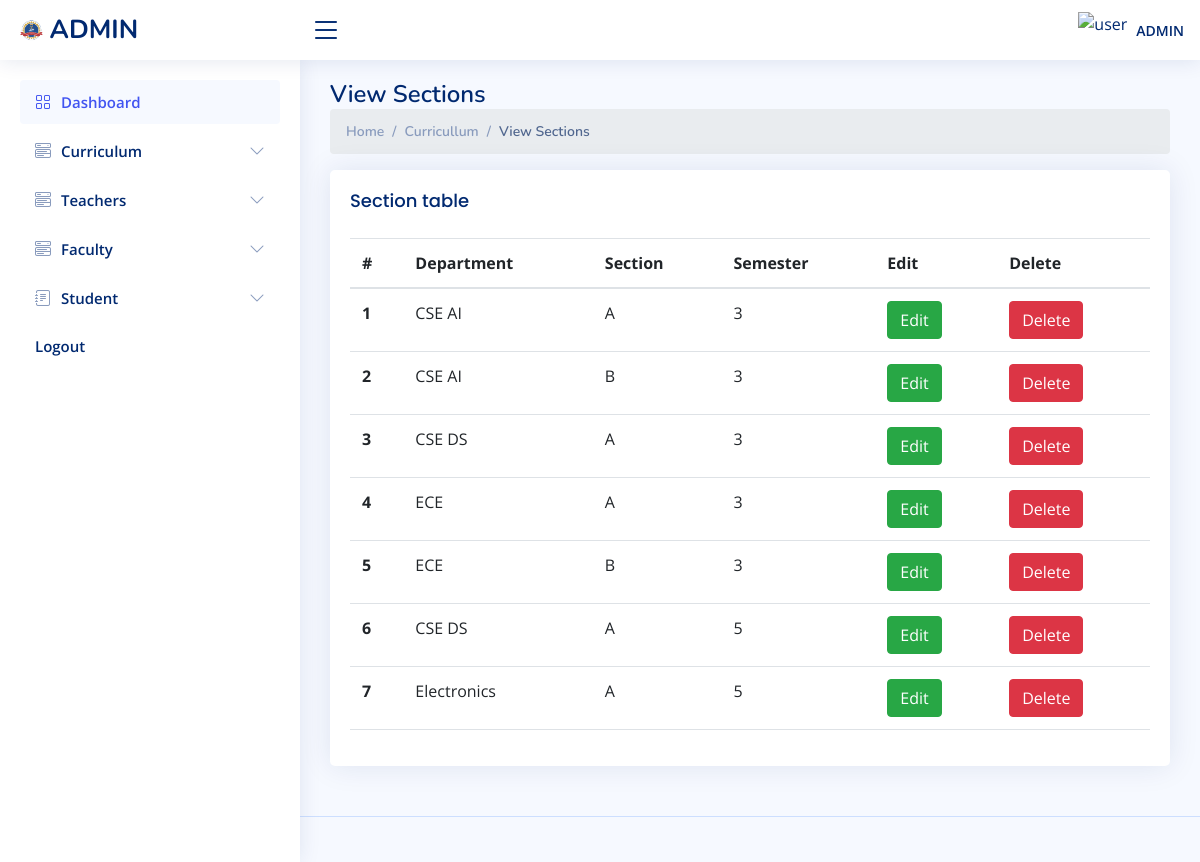
/admin/view_section.php (signed in), run on the app's committed database.
### tables this page shows
CREATE TABLE `class` (
  `class_id` int(11) NOT NULL,
  `dept` int(11) NOT NULL,
  `sec` varchar(15) NOT NULL,
  `sem` int(11) NOT NULL,
  `class_teacher` int(11) DEFAULT NULL
);

CREATE TABLE `dept` (
  `dept_id` int(11) NOT NULL,
  `name` varchar(255) NOT NULL,
  `intake` varchar(255) NOT NULL
);

### admin/connect/db.php (called while the page is built)
<?php
class connect{
    public $servername = "localhost";
    private $username = "root";
    private $password = "";
    private $dbname = "jit_college";
    public function dbconnect()
	{
		$db=mysqli_connect($this->servername,$this->username,$this->password,$this->dbname);
		return $db;
	}
}
?>

### admin/connect/fun.php (called while the page is built, shortened)
<?php
class fun
{
    private $db;
    function __construct($con)
    {
        $this->db = $con;
    }
   public function fetchDepartmentWithId($id){
        $sql = "SELECT * FROM `dept` WHERE `dept_id` = $id";
        $fetch = mysqli_query($this->db, $sql);
        return $fetch;
   }
   public function fetchAllSection(){
    $sql = "SELECT * FROM `class` WHERE 1";
    $fetch = mysqli_query($this->db, $sql);
    return $fetch;
   }
}
?>

### admin/view_section.php (the view, shortened to what this page needs)
<?php
  include "connect/db.php";
  include "connect/fun.php";
  $connect = new connect();
  $fun=new fun($connect->dbconnect());
  $fetch = $fun->fetchAllSection();
?>
<!DOCTYPE html>
<html lang="en">
<head>
  <?php
  include "include/links.php";
 ?>
</head>
<body>
  <?php
  include "include/header.php";
 ?>
  <?php
  include "include/sideBar.php";
 ?>
  <main id="main" class="main">
    <div class="pagetitle">
        <h1>View Sections</h1>
        <nav>
          <ol class="breadcrumb">
            <li class="breadcrumb-item"><a href="index.php">Home</a></li>
            <li class="breadcrumb-item">Curricullum</li>
            <li class="breadcrumb-item active">View Sections</li>
          </ol>
        </nav>
      </div>
      <section class="section">
        <div class="row">
          <div class="col-lg-12">
            <div class="card">
            <div class="card-body">
                <h5 class="card-title">Section table</h5>
                <div class="table-responsive">
                    <table class="table  datatable">
                        <thead>
                          <tr>
                            <th scope="col">#</th>
                            <th scope="col">Department</th>
                            <th scope="col">Section</th>
                            <th scope="col">Semester</th>
                            <th scope="col"  >Edit</th>
                            <th scope="col"  >Delete</th>
                          </tr>
                        </thead>
                        <tbody>
                        <?php
                            if(mysqli_num_rows($fetch)>0){
                                $sr = 1;
                                while($res = mysqli_fetch_assoc($fetch)){
                                    $dept = $res['dept'];
                                    $department = $fun->fetchDepartmentWithId($dept);
                                    $dept = mysqli_fetch_assoc($department);
                        ?>
                          <tr>
                            <th scope="row"><?php echo $sr?></th>
                            <td><?php echo $dept['name']?></td>
                            <td><?php echo $res['sec']?></td>
                            <td><?php echo $res['sem']?></td>
                            <td>
                              <a href="edit_section.php?id=<?php echo $res['class_id']?>" class="btn  btn-success">Edit</a>
                            </td>
                            <td>
                              <a href="delete.php?sec&id=<?php echo $res['class_id']?>" class="btn  btn-danger">Delete</a>
                            </td>
                          </tr>
                         <?php
                            $sr++;
                            }
                        }
                         ?>
                        </tbody>
                      </table>
                </div>
              </div>
            </div>
          </div>
        </div>
      </section>
  </main>
  <?php
  include "include/footer.php";
 ?>
</body>
</html>

### admin/assets/css/style.css (style rules this page uses)
:root { scroll-behavior: smooth; }
body { font-family: "Open Sans", sans-serif; background: #f6f9ff; color: #444444; }
a { color: #4154f1; text-decoration: none; }
h1, h2, h3, h4, h5, h6 { font-family: "Nunito", sans-serif; }
#main { margin-top: 60px; padding: 20px 30px; transition: all 0.3s; }
.pagetitle { margin-bottom: 10px; }
.pagetitle h1 { font-size: 24px; margin-bottom: 0; font-weight: 600; color: #012970; }
.card { margin-bottom: 30px; border: none; border-radius: 5px; box-shadow: 0px 0 30px rgba(1, 41, 112, 0.1); }
.card-title { padding: 20px 0 15px 0; font-size: 18px; font-weight: 500; color: #012970; font-family: "Poppins", sans-serif; }
.card-body { padding: 0 20px 20px 20px; }
.breadcrumb { font-size: 14px; font-family: "Nunito", sans-serif; color: #899bbd; font-weight: 600; }
.breadcrumb a { color: #899bbd; transition: 0.3s; }
.breadcrumb .breadcrumb-item::before { color: #899bbd; }
.breadcrumb .active { color: #51678f; font-weight: 600; }
@media (min-width: 1200px) { #main, #footer { margin-left: 300px; } }

### data on the page
class: dept.name "CSE AI", sec "A", sem "3"
class: dept.name "CSE AI", sec "B", sem "3"
class: dept.name "CSE DS", sec "A", sem "3"
class: dept.name "ECE", sec "A", sem "3"
class: dept.name "ECE", sec "B", sem "3"
class: dept.name "CSE DS", sec "A", sem "5"
class: dept.name "Electronics", sec "A", sem "5"
